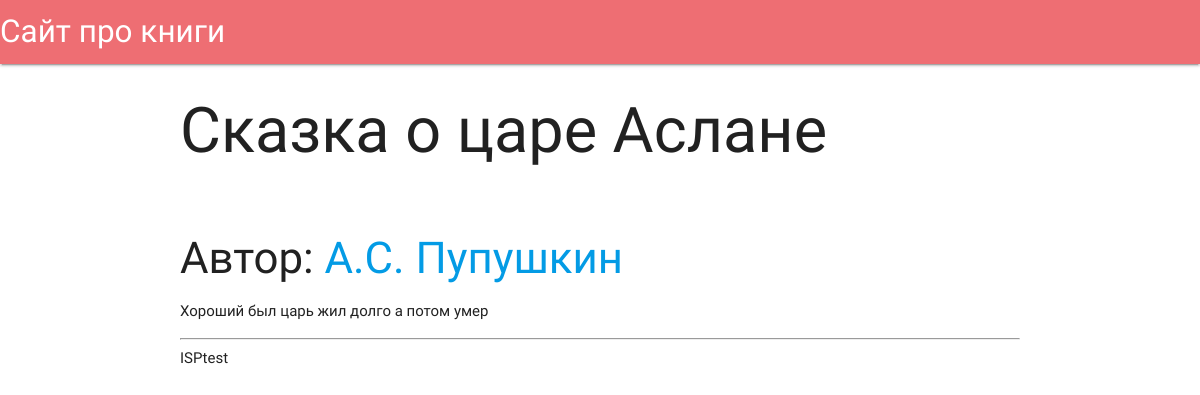
The app's page /books/7/ with its own data.
### books/models.py (models this page shows, shortened)
class Book(models.Model):
    author = models.ForeignKey(Author, on_delete=models.CASCADE)
    name = models.CharField(max_length=127)
    description = models.CharField(max_length=1023)

class Author(models.Model):
    name = models.CharField(max_length=127)

### books/views.py (the view)
# urls.py: url(r'^(?P<b_id>[0-9]+)/$', views.book_detail, name='book_detail'),
def book_detail(request, b_id):
    book = get_object_or_404(Book, id=b_id)
    context = {'book': book, }
    return render(request, 'books/book_detail.html', context)

### templates/books/book_detail.html
{% extends 'books/base.html' %}
{% block content %}
<h1>{{ book.name }}</h1><br>
<h3>Автор: <a href="{% url 'author_detail' book.author.id %}">{{ book.author.name }}</a></h3>
<p>{{ book.description }}</p>
{% endblock %}

### books/static/mycss.css (style rules this page uses)
html, body { height: 100%; }

### records on screen
Book: name "Сказка о царе Аслане", author.name "А.С. Пупушкин", description "Хороший был царь жил долго а потом умер"
